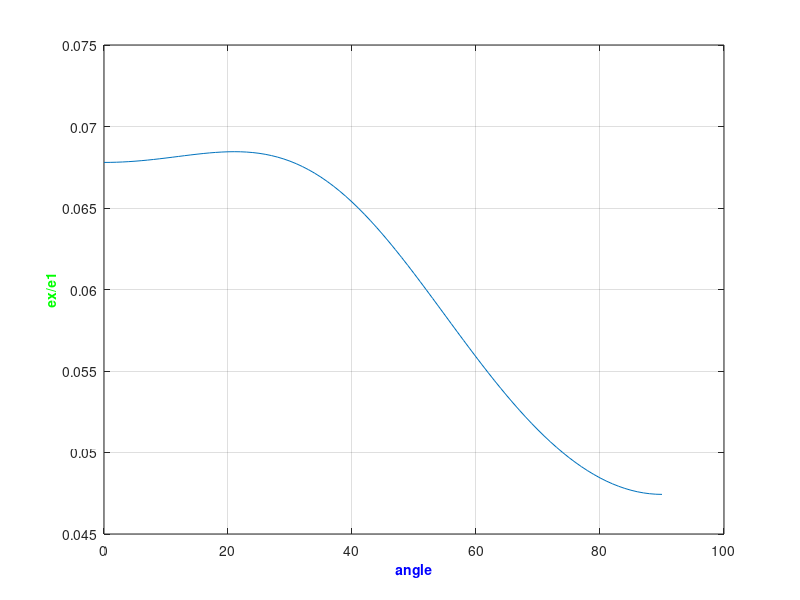
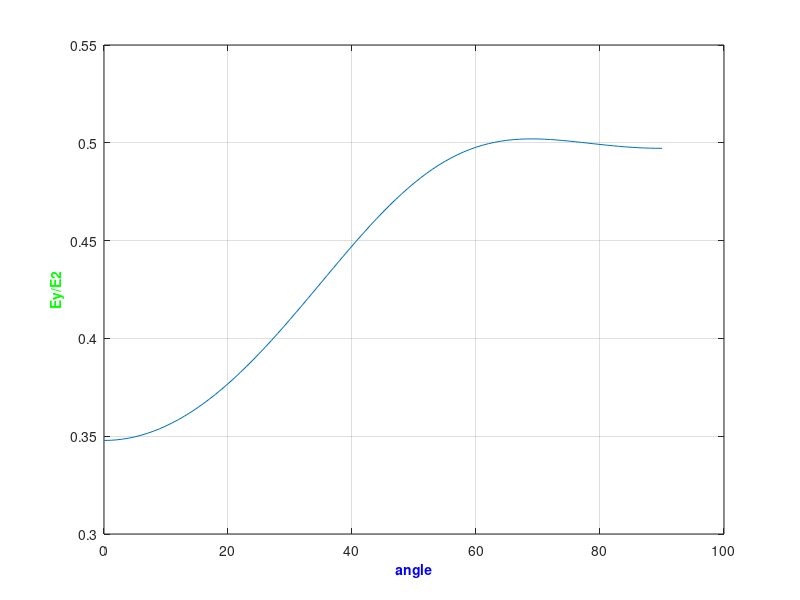
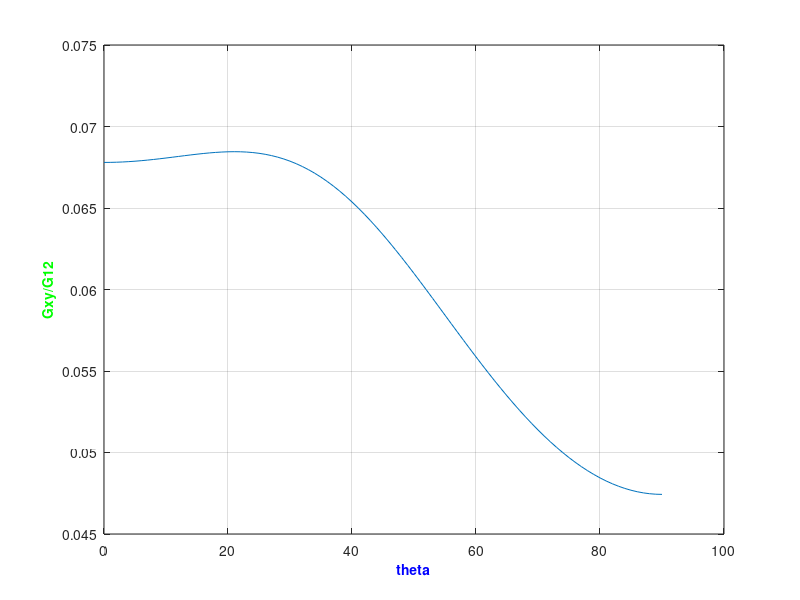
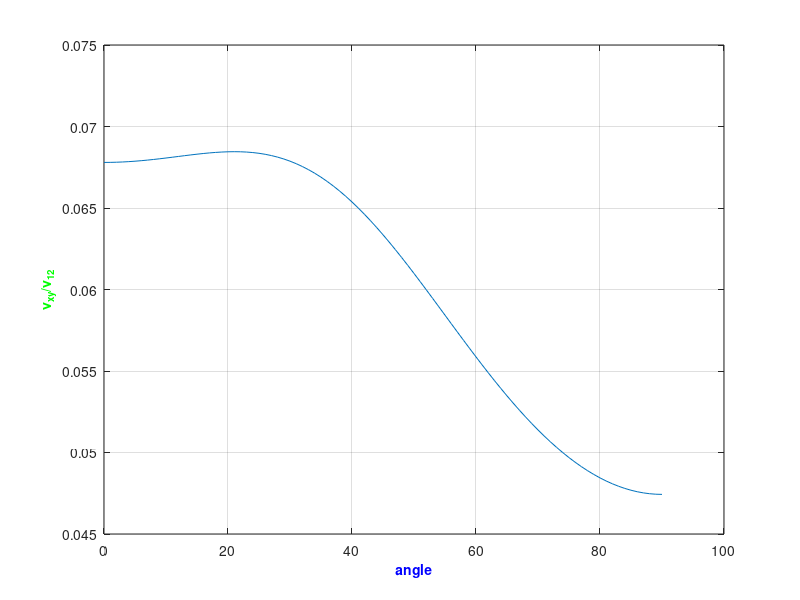

Write MATLAB code to recreate these figures, in order.
%Homework Set 4 Problem 1
%Composite Initial Values
e1=110;
e2=15;
g12=8;
v12=0.1;

%iteration counter
k=0;

%Intializing theta
for angle=0:1:90

k=k+1;
Angle(k,1)=angle;
%saving the iterative angle values
  
%Standard forumla computations

ex(k,1)=1/(((1/e1)*cosd(angle)^4)+((1/g12)-(2*v12/(e1))*sind(angle)^2*cosd(angle)^2)+(1/e2)*sind(angle)^4);

ey(k,1)=1/(((1/e1)*sind(angle)^4)+((1/g12)-(2*v12/(e1))*sind(angle)^2*cosd(angle)^2)+(1/e2)*cosd(angle)^4);

gxy(k,1)=1/((2*(2/e1+2/e2+(4*v12/(e1))-1/g12)*sind(angle)^2*cosd(angle)^2)+(1/g12)*(sind(angle)^4+cosd(angle)^4));
  
vxy(k,1)=ex(k,1)*(((v12/e1)*(sind(angle)^4+cosd(angle)^4))-((1/e1+1/e2-1/g12)*sind(angle)^2*cosd(angle)^2));
  

shearxy(k,1)=ex(k,1)*((2/e1+(2*v12/(e1))-1/g12)*sind(angle)*cosd(angle)^3-(2/e2+(2*v12/(e1))-1/g12)*sind(angle)^3*cosd(angle));

end


%Graph Number one ex/e1
figure(1)
plot(Angle,ex/e1)
grid('on')
xlabel('angle','FontSize',10,'FontWeight','bold','Color','b')
ylabel('ex/e1','FontSize',10,'FontWeight','bold','Color','g')


%Graph Number 2 ey/e2 
figure(2)
plot(Angle,ey/e2)
grid('on')
xlabel('angle','FontSize',10,'FontWeight','bold','Color','b')
ylabel('Ey/E2','FontSize',10,'FontWeight','bold','Color','g')


%Graph Number 3 gxy/g12
figure(3)
plot(Angle,ex/e1)
grid('on')
xlabel('theta','FontSize',10,'FontWeight','bold','Color','b')
ylabel('Gxy/G12','FontSize',10,'FontWeight','bold','Color','g')

%Graph Number 4 vxy/v12
figure(4)
plot(Angle,ex/e1)
grid('on')
xlabel('angle','FontSize',10,'FontWeight','bold','Color','b')
ylabel('\nu_{xy}/\nu_{12}','FontSize',10,'FontWeight','bold','Color','g')

%graph Numner 5 nxs/Ex
figure(5)
plot(Angle,ex/e1)
grid('on')
xlabel('angle','FontSize',10,'FontWeight','bold','Color','b')
ylabel('\eta_{xy}/ex','FontSize',10,'FontWeight','bold','Color','g')